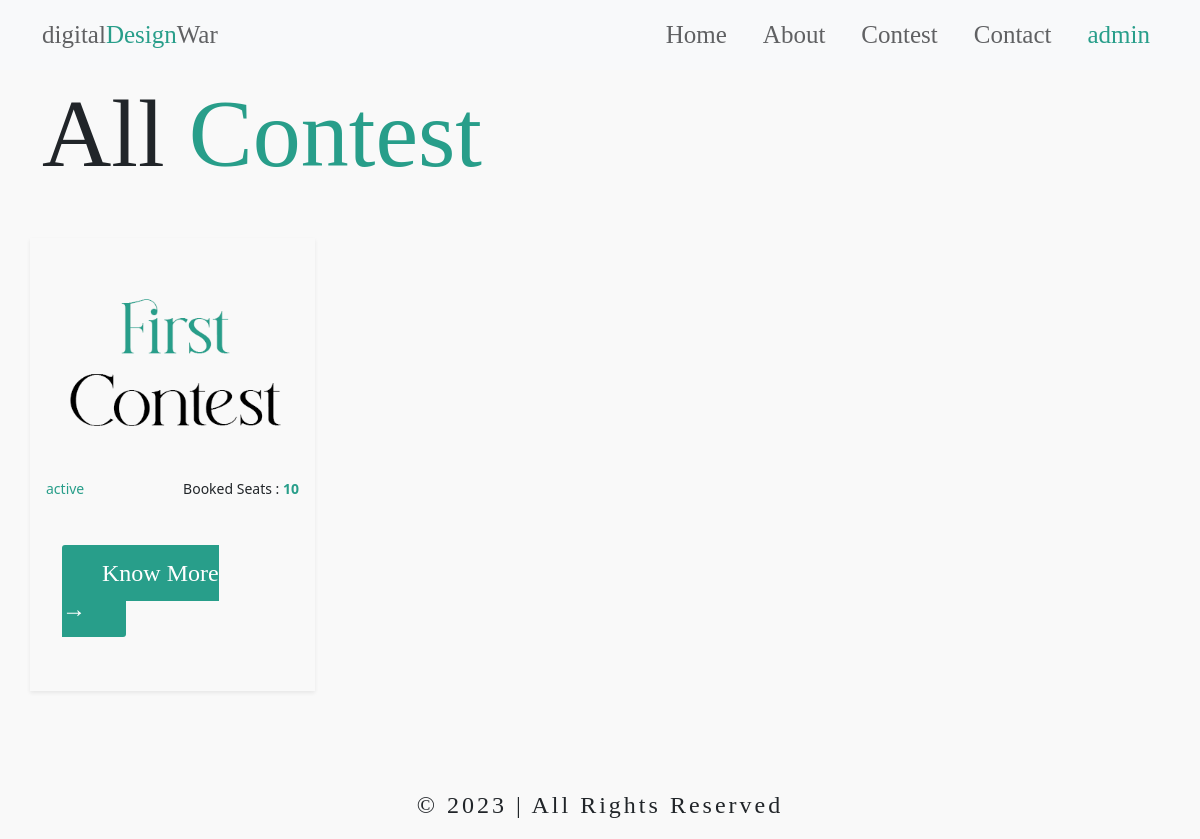
Screenshot of /contest (signed in) with the database file from the repository.
### website/models.py (models this page shows, shortened)
class Contest(models.Model):
    id = models.AutoField(primary_key=True)
    name = models.CharField(max_length=150)
    image = models.FileField(upload_to="contest_thumbnail/", null=True, blank=True)
    description = models.TextField()
    status = models.CharField(choices=[('active', 'active'), ('ended', 'ended')], max_length=250)
    winner = models.CharField(max_length=250, null=True, blank=True)
    winner_image = models.FileField(upload_to="winner_image/", null=True, blank=True)
    slug = models.CharField(max_length=250, help_text="this-is-slug")
    availble_seat = models.CharField(max_length=250)

### website/views.py (the view)
# urls.py: path("contest", views.contest, name="contest"),
def contest(request):
    data = Contest.objects.all()
    context = {
        "data":data,
    }
    return render(request, 'pages/contest.html', context)

### template/pages/contest.html (shortened to what this page needs)
{% extends "../base.html" %}
{% block content %}
<section id="contest">
    <div class="container my-3">
        <h1>All <span>Contest</span></h1>
        <div class="row py-5">
            {% for contest in data %}
            <div class="col-md-3 p-3 shadow-sm">
             <img src="/media/{{contest.image}}" class="w-100" alt="">
             <div class="d-flex justify-content-between py-2">
                 <small>{{contest.status}}</small>
                 <small>Booked Seats : <span><b>{{contest.availble_seat}}</b></span></small>
             </div>
             <div class="my-5 mx-3">
                <a href="/contest/{{contest.slug}}" class="primary-button text-light">Know More &#8594;</a>
             </div>
         </div>
            {% endfor %}
        </div>
    </div>
</section>
{% endblock content %}

### template/base.html (shortened to what this page needs)
<!DOCTYPE html>
<html lang="en">
  <head>
    {% load static %}
    <link rel="stylesheet" href="{% static "assets/css/icons.css" %}" />
    <link rel="stylesheet" href="{% static "assets/css/bootstrap.css" %}" />
    <link rel="stylesheet" href="{% static "assets/css/style.css" %}" />
    <link rel="stylesheet" href="{% static "assets/css/animation.css" %}" />
    <link
      rel="stylesheet"
      href="https://cdn.jsdelivr.net/npm/swiper@10/swiper-bundle.min.css"
    />
  </head>
  <body>
    <div id="main">
      <nav class="navbar navbar-expand-lg bg-light">
        <div class="container">
          <a class="navbar-brand" href="#">digital<span>Design</span>War</a>
          <div class="collapse navbar-collapse justify-content-end" id="navbarNav">
            <ul class="navbar-nav">
              <li class="nav-item">
                <a class="nav-link active" aria-current="page" href="/">Home</a>
              </li>
              <li class="nav-item">
                <a class="nav-link" href="/about">About</a>
              </li>
              <li class="nav-item">
                <a class="nav-link" href="/contest">Contest</a>
              </li>
              <li class="nav-item">
                <a class="nav-link" href="/contact">Contact</a>
              </li>
              {% if user.is_authenticated %}
              <li class="nav-item">
                <a class="nav-link" href=""><span>{{user.username}}</span></a>
              </li>
              {% else %}
              <li class="nav-item">
                <a class="nav-link" href="/login">Login</a>
              </li>
              {% endif %}
            </ul>
          </div>
        </div>
      </nav>
     {% block content %}{% endblock content %}
    </div>
    <div class="container-fluid mt-5">
      <p class="text-center">
        &copy; 2023 | All Rights Reserved
      </p>
    </div>
  </body>
</html>

### static/assets/css/style.css (style rules this page uses)
* { margin: 0; padding: 0; box-sizing: border-box; text-decoration: none !important; list-style: none; }
:root { --main: #289E8A; --black: #000000; --white: #ffffff; --grey: #606163; }
html, body { background-color: #f9f9f9 !important; }
h1, h2, h3, h4, h5, h6, a { font-family: mainFont; }
nav { text-align: center; }
nav ul { gap: 20px; }
nav a { font-size: 25px !important; color: var(--grey) !important; }
p { font-family: mainFont; font-size: 2vw; letter-spacing: 3px; }
span { color: var(--main); }
h1 { font-size: 8vw; line-height: 8vw; }
.primary-button { padding: 15px 40px; border-radius: 3px; font-size: 30px; font-family: mainFont; background-color: var(--main); color: var(--white) !important; }
#contest a { color: var(--main); font-size: 2vw; }
#contest small:first-child { color: var(--main); font-weight: 500; }

### static/assets/css/animation.css (style rules this page uses)
:root { --mousefollowercolor:#000 }
body { background-color:#fff }

### rows the page displays
Contest: image (picture), status "active", availble_seat "10"

### other values shown
{{ user.username }} "admin"
